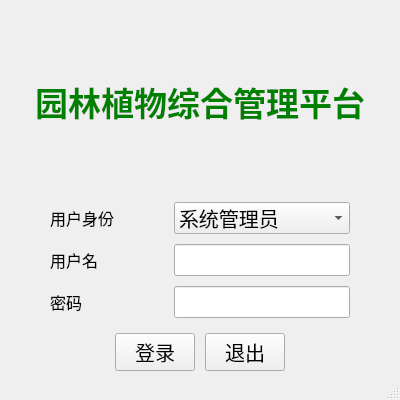
<?xml version="1.0" encoding="UTF-8"?>
<ui version="4.0">
 <class>MainWindow</class>
 <widget class="QMainWindow" name="MainWindow">
  <property name="geometry">
   <rect>
    <x>0</x>
    <y>0</y>
    <width>400</width>
    <height>400</height>
   </rect>
  </property>
  <property name="font">
   <font>
    <pointsize>15</pointsize>
   </font>
  </property>
  <property name="windowTitle">
   <string>园林植物综合管理平台</string>
  </property>
  <widget class="QWidget" name="centralwidget">
   <layout class="QVBoxLayout" name="verticalLayout_4">
    <property name="spacing">
     <number>0</number>
    </property>
    <property name="leftMargin">
     <number>0</number>
    </property>
    <property name="topMargin">
     <number>0</number>
    </property>
    <property name="rightMargin">
     <number>0</number>
    </property>
    <property name="bottomMargin">
     <number>0</number>
    </property>
    <item>
     <layout class="QVBoxLayout" name="verticalLayout_3" stretch="1,3,1">
      <property name="spacing">
       <number>0</number>
      </property>
      <item>
       <widget class="QLabel" name="title_label">
        <property name="font">
         <font>
          <pointsize>25</pointsize>
          <weight>75</weight>
          <bold>true</bold>
         </font>
        </property>
        <property name="layoutDirection">
         <enum>Qt::LeftToRight</enum>
        </property>
        <property name="styleSheet">
         <string notr="true">color: green</string>
        </property>
        <property name="text">
         <string>园林植物综合管理平台</string>
        </property>
        <property name="alignment">
         <set>Qt::AlignCenter</set>
        </property>
        <property name="wordWrap">
         <bool>false</bool>
        </property>
       </widget>
      </item>
      <item>
       <layout class="QHBoxLayout" name="horizontalLayout">
        <property name="spacing">
         <number>10</number>
        </property>
        <property name="topMargin">
         <number>0</number>
        </property>
        <item>
         <spacer name="horizontalSpacer_2">
          <property name="orientation">
           <enum>Qt::Horizontal</enum>
          </property>
          <property name="sizeHint" stdset="0">
           <size>
            <width>40</width>
            <height>20</height>
           </size>
          </property>
         </spacer>
        </item>
        <item>
         <layout class="QVBoxLayout" name="verticalLayout_2">
          <property name="spacing">
           <number>10</number>
          </property>
          <item>
           <widget class="QLabel" name="identity_label">
            <property name="font">
             <font>
              <pointsize>12</pointsize>
             </font>
            </property>
            <property name="text">
             <string>用户身份</string>
            </property>
           </widget>
          </item>
          <item>
           <widget class="QLabel" name="logname_label">
            <property name="font">
             <font>
              <pointsize>12</pointsize>
             </font>
            </property>
            <property name="text">
             <string>用户名</string>
            </property>
           </widget>
          </item>
          <item>
           <widget class="QLabel" name="password_label">
            <property name="font">
             <font>
              <pointsize>12</pointsize>
             </font>
            </property>
            <property name="text">
             <string>密码</string>
            </property>
           </widget>
          </item>
         </layout>
        </item>
        <item>
         <spacer name="horizontalSpacer">
          <property name="orientation">
           <enum>Qt::Horizontal</enum>
          </property>
          <property name="sizeHint" stdset="0">
           <size>
            <width>40</width>
            <height>20</height>
           </size>
          </property>
         </spacer>
        </item>
        <item>
         <layout class="QVBoxLayout" name="verticalLayout">
          <property name="spacing">
           <number>10</number>
          </property>
          <item>
           <widget class="QComboBox" name="identity_cbox">
            <item>
             <property name="text">
              <string>系统管理员</string>
             </property>
            </item>
            <item>
             <property name="text">
              <string>上级主管部门</string>
             </property>
            </item>
            <item>
             <property name="text">
              <string>养护人员</string>
             </property>
            </item>
            <item>
             <property name="text">
              <string>监测人员</string>
             </property>
            </item>
           </widget>
          </item>
          <item>
           <widget class="QLineEdit" name="logname_ledit"/>
          </item>
          <item>
           <widget class="QLineEdit" name="password_ledit">
            <property name="echoMode">
             <enum>QLineEdit::Password</enum>
            </property>
           </widget>
          </item>
         </layout>
        </item>
        <item>
         <spacer name="horizontalSpacer_3">
          <property name="orientation">
           <enum>Qt::Horizontal</enum>
          </property>
          <property name="sizeHint" stdset="0">
           <size>
            <width>40</width>
            <height>20</height>
           </size>
          </property>
         </spacer>
        </item>
       </layout>
      </item>
      <item>
       <layout class="QHBoxLayout" name="horizontalLayout_2">
        <property name="spacing">
         <number>10</number>
        </property>
        <property name="topMargin">
         <number>15</number>
        </property>
        <item>
         <spacer name="horizontalSpacer_4">
          <property name="orientation">
           <enum>Qt::Horizontal</enum>
          </property>
          <property name="sizeHint" stdset="0">
           <size>
            <width>40</width>
            <height>20</height>
           </size>
          </property>
         </spacer>
        </item>
        <item>
         <widget class="QPushButton" name="login_button">
          <property name="text">
           <string>登录</string>
          </property>
         </widget>
        </item>
        <item>
         <widget class="QPushButton" name="exit_button">
          <property name="text">
           <string>退出</string>
          </property>
         </widget>
        </item>
        <item>
         <spacer name="horizontalSpacer_5">
          <property name="orientation">
           <enum>Qt::Horizontal</enum>
          </property>
          <property name="sizeHint" stdset="0">
           <size>
            <width>40</width>
            <height>20</height>
           </size>
          </property>
         </spacer>
        </item>
       </layout>
      </item>
     </layout>
    </item>
   </layout>
  </widget>
  <widget class="QMenuBar" name="menubar">
   <property name="geometry">
    <rect>
     <x>0</x>
     <y>0</y>
     <width>400</width>
     <height>32</height>
    </rect>
   </property>
  </widget>
  <widget class="QStatusBar" name="statusbar"/>
 </widget>
 <resources/>
 <connections/>
</ui>
